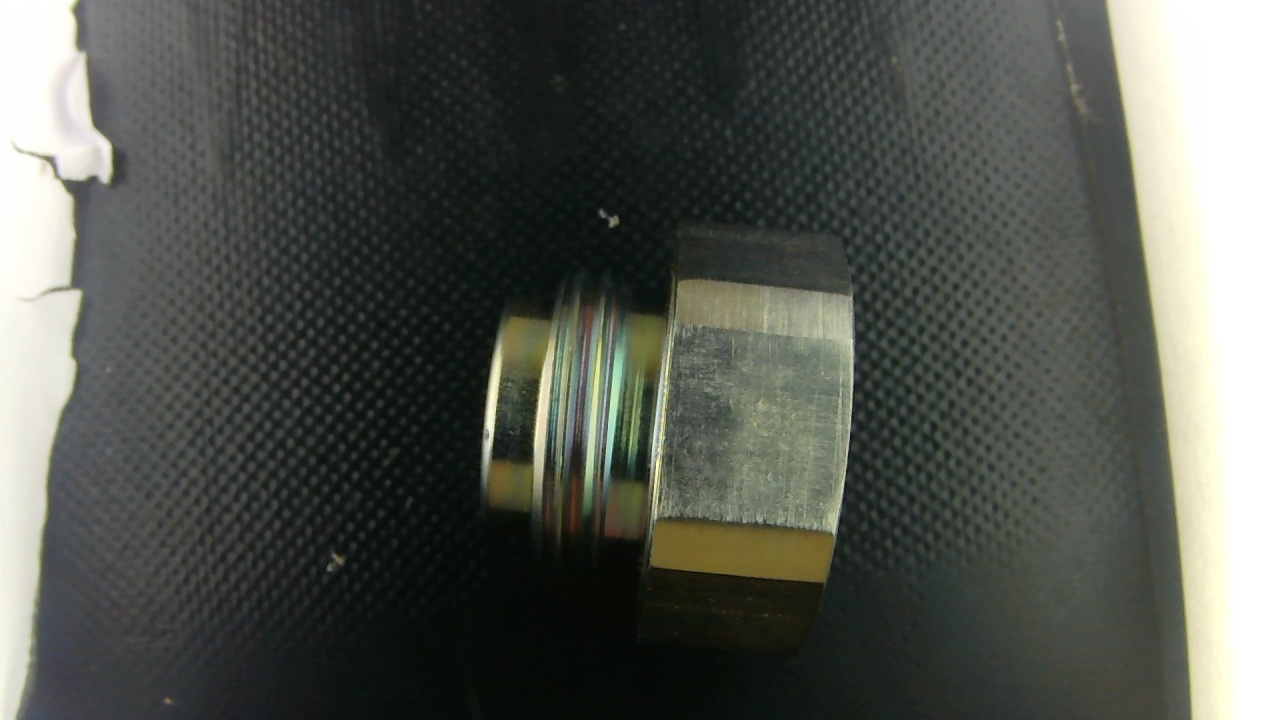
#> input picture WG Tech/dataset/Capnut/Okay part/Okay part_1783672827.jpg, 1280 x 720 px, given in place of the camera
$ python Dataset_collection.py
#> lines starting #> are read from the running program, lines starting #| are printed output that depends on the picture; after the words box and inside, x2 and y2 are one past the last pixel; in counts of white or black regions, pixels touching at a corner belong together
import cv2
import numpy as np

# =====================================================================
# THE Z-HEIGHT CALIBRATION DATABASE
# =====================================================================
CALIBRATION_DB = {
    "1_M22_ADAPTER": { "OD_HEX": 25.40, "ID": 25.85, "LENGTH": 23.10 },
    "2_CAPNUT": { "OD_HEX": 26.10, "ID": 26.40, "LENGTH": 24.00 },
    "3_PART_C": { "OD_HEX": 25.0, "ID": 25.0, "LENGTH": 25.0 },
    "4_PART_D": { "OD_HEX": 25.0, "ID": 25.0, "LENGTH": 25.0 }
}

# Dummy function needed for OpenCV Trackbars
def empty(a):
    pass

# =====================================================================
# INITIALIZE CAMERA & SETTINGS UI
# =====================================================================
cap = cv2.VideoCapture(0, cv2.CAP_DSHOW) # Try 0 if it fails
cap.set(cv2.CAP_PROP_FRAME_WIDTH, 1280)  # Force 1080p for ELP Camera
cap.set(cv2.CAP_PROP_FRAME_HEIGHT, 720)

# Create a window specifically for our Tuning Sliders
cv2.namedWindow("Settings", cv2.WINDOW_NORMAL)
cv2.resizeWindow("Settings", 400, 250)

# Create sliders to tune the image processing live!
cv2.createTrackbar("Blur", "Settings", 7, 21, empty) # Must be odd number
cv2.createTrackbar("Canny Min", "Settings", 20, 255, empty)
cv2.createTrackbar("Canny Max", "Settings", 80, 255, empty)
cv2.createTrackbar("Dilate", "Settings", 3, 10, empty)

part_names = list(CALIBRATION_DB.keys())
active_part = part_names[0]
modes = ['CIRCLE', 'HEX', 'BOX']
current_mode_index = 0

print("========================================")
print("SYSMAC - LIVE CANNY TUNING LOADED")
print("Use the 'Settings' window to slide the values.")
print("Watch the 'Canny Edges' window to see the math happen!")
print("========================================")

while True:
    ret, frame = cap.read()
#> frame is the input picture: shape (720, 1280, 3); mean B, G, R 81.1, 87.9, 84.4
    if not ret:
        break

    # Resize frame slightly for laptops so it fits on screen
    frame = cv2.resize(frame, (1280, 720))
    display_frame = frame.copy()

    # --- 1. GET LIVE SLIDER VALUES ---
    blur_val = cv2.getTrackbarPos("Blur", "Settings")
    if blur_val % 2 == 0: blur_val += 1 # Blur must be an odd number (1,3,5,7...)
    if blur_val < 1: blur_val = 1

    canny_min = cv2.getTrackbarPos("Canny Min", "Settings")
    canny_max = cv2.getTrackbarPos("Canny Max", "Settings")
    dilate_val = cv2.getTrackbarPos("Dilate", "Settings")

    # --- 2. IMAGE PROCESSING PIPELINE ---
    gray = cv2.cvtColor(frame, cv2.COLOR_BGR2GRAY)
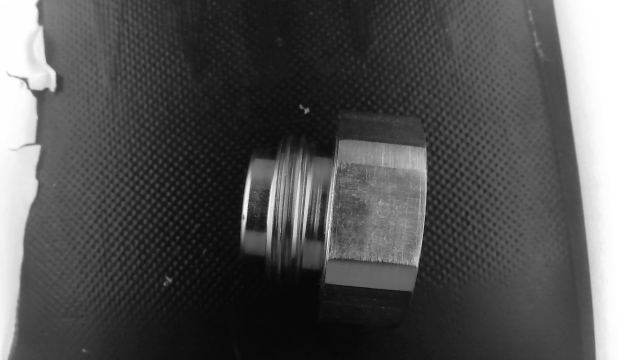
#> gray: shape (720, 1280) (shown at 1/2 size); min 5, max 255, mean 86.1

    # Apply Gaussian Blur to destroy dust/micro-scratches
    blurred = cv2.GaussianBlur(gray, (blur_val, blur_val), 1)

    # Apply Canny Edge Detection
    edged = cv2.Canny(blurred, canny_min, canny_max)
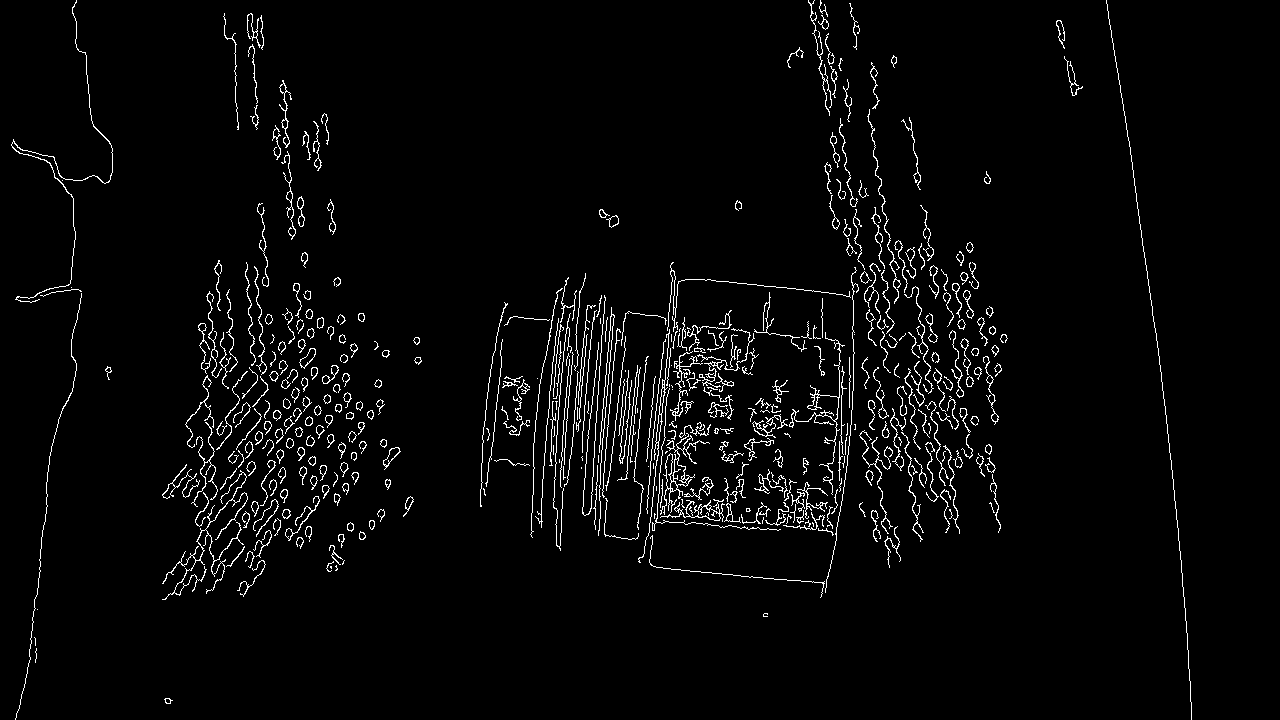
#> edged: shape (720, 1280); 3.2% white in thin lines or dots

    # Dilate (thicken) the lines to close gaps, then Erode to smooth them
    kernel = np.ones((3,3), np.uint8)
    edged = cv2.dilate(edged, kernel, iterations=dilate_val)
#> edged: shape (720, 1280); 18.9% white; 34 white regions, largest, box (x1, y1, x2, y2) and area: (477, 0, 1011, 601) 104694, (159, 200, 388, 603) 39119, (8, 0, 116, 720) 8364
    edged = cv2.erode(edged, kernel, iterations=1)
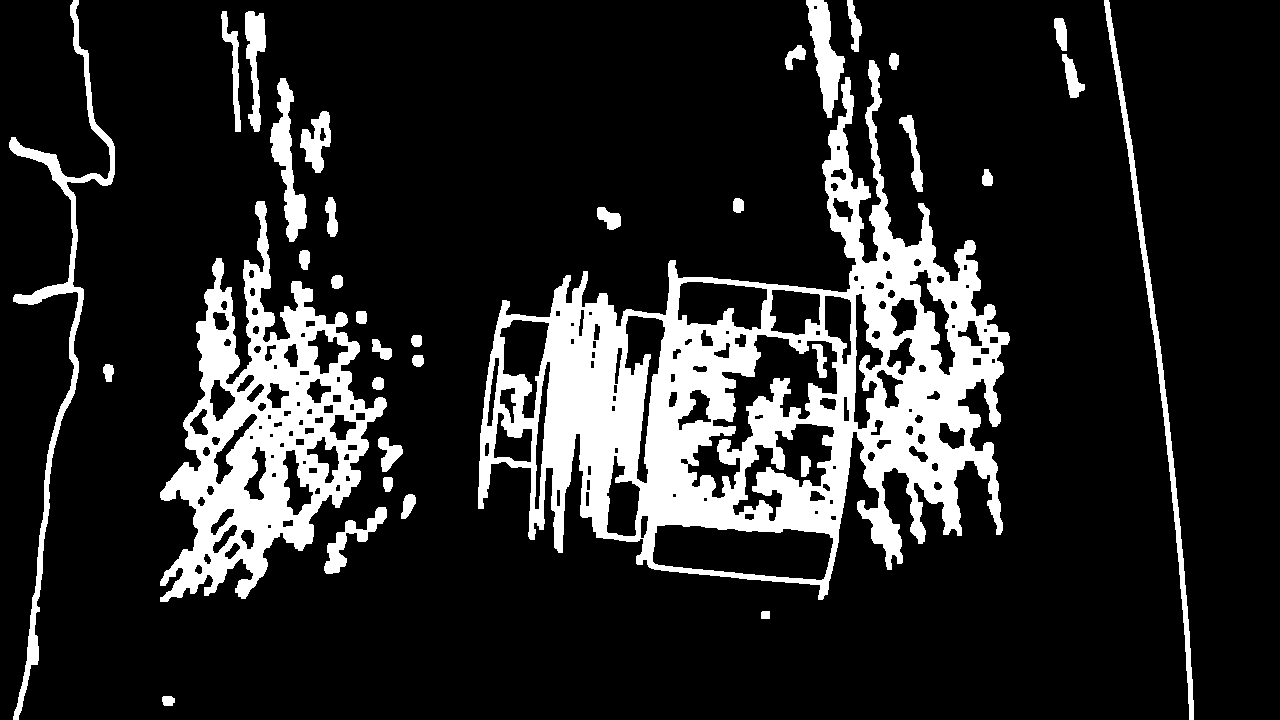
#> edged: shape (720, 1280); 15.9% white; 35 white regions

    # Show the raw math to the user!
    cv2.imshow("Canny Edges (The Math)", edged)

    # --- 3. CONTOUR FINDING ---
    contours, _ = cv2.findContours(edged.copy(), cv2.RETR_TREE, cv2.CHAIN_APPROX_SIMPLE)
#> contours = 205 contours, 27 with area under 20; largest, box (x1, y1, x2, y2) and area: (478, 60, 1010, 600) 129266, (160, 201, 387, 602) 40774, (652, 524, 834, 581) 7806, (687, 334, 838, 499) 7747, (9, 0, 115, 720) 5260

    valid_contours = [c for c in contours if cv2.contourArea(c) > 500]
#> valid_contours = 34 contours; largest, box (x1, y1, x2, y2) and area: (478, 60, 1010, 600) 129266, (160, 201, 387, 602) 40774, (652, 524, 834, 581) 7806, (687, 334, 838, 499) 7747, (9, 0, 115, 720) 5260

    if valid_contours:
        valid_contours = sorted(valid_contours, key=cv2.contourArea, reverse=True)
        outer_contour = valid_contours[0]
#> outer_contour = contour of 1566 points, box (x1, y1, x2, y2) (478, 60, 1010, 600), area 129266
        current_mode = modes[current_mode_index]
        ratios = CALIBRATION_DB[active_part]

        # --- MEASUREMENT LOGIC ---
        if current_mode == 'CIRCLE':
            (x, y), radius_out = cv2.minEnclosingCircle(outer_contour)
#> x = 747.6; y = 347.6; radius_out = 313.7
            cv2.circle(display_frame, (int(x), int(y)), int(radius_out), (0, 255, 0), 2)
            cv2.putText(display_frame, f"OD: {(radius_out * 2) / ratios['OD_HEX']:.3f}mm", (int(x)-50, int(y)-int(radius_out)-15), cv2.FONT_HERSHEY_SIMPLEX, 0.7, (0,255,0), 2)

            if len(valid_contours) > 1:
                for i in range(1, min(4, len(valid_contours))):
                    (ix, iy), radius_in = cv2.minEnclosingCircle(valid_contours[i])
                    if radius_in < (radius_out * 0.8) and abs(x - ix) < 25 and abs(y - iy) < 25:
                        cv2.circle(display_frame, (int(ix), int(iy)), int(radius_in), (255, 0, 0), 2)
                        cv2.putText(display_frame, f"ID: {(radius_in * 2) / ratios['ID']:.3f}mm", (int(ix)-40, int(iy)+int(radius_in)+25), cv2.FONT_HERSHEY_SIMPLEX, 0.7, (255,0,0), 2)
                        break
#> this loop made 3 passes
#> (ix, iy, radius_in) on passes 1 to 3: (212, 401, 206.6), (742.5, 549.5, 91.23), (761.5, 414, 100.1)

        elif current_mode == 'HEX':
            rect = cv2.minAreaRect(outer_contour)
            box = cv2.boxPoints(rect)
            box = np.int0(box)
            cv2.drawContours(display_frame, [box], 0, (0, 165, 255), 2)
            w, h = rect[1]
            hex_width_px = min(w, h)
            cv2.putText(display_frame, f"HEX: {hex_width_px / ratios['OD_HEX']:.3f}mm", (10, 130), cv2.FONT_HERSHEY_SIMPLEX, 0.7, (0,165,255), 2)

        elif current_mode == 'BOX':
            x, y, w, h = cv2.boundingRect(outer_contour)
            cv2.rectangle(display_frame, (x, y), (x + w, y + h), (0, 255, 255), 2)
            cv2.putText(display_frame, f"L: {w / ratios['LENGTH']:.3f}mm", (x, y - 25), cv2.FONT_HERSHEY_SIMPLEX, 0.6, (0,255,255), 2)

    # --- 4. HUD TEXT ---
    mode_color = (0, 255, 0) if modes[current_mode_index] == 'CIRCLE' else ((0, 165, 255) if modes[current_mode_index] == 'HEX' else (0, 255, 255))
    cv2.putText(display_frame, f"PART: {active_part} (Press 1,2,3,4)", (10, 30), cv2.FONT_HERSHEY_SIMPLEX, 0.6, (255, 255, 255), 2)
    cv2.putText(display_frame, f"MODE: {modes[current_mode_index]} (Press 'm')", (10, 60), cv2.FONT_HERSHEY_SIMPLEX, 0.6, mode_color, 2)
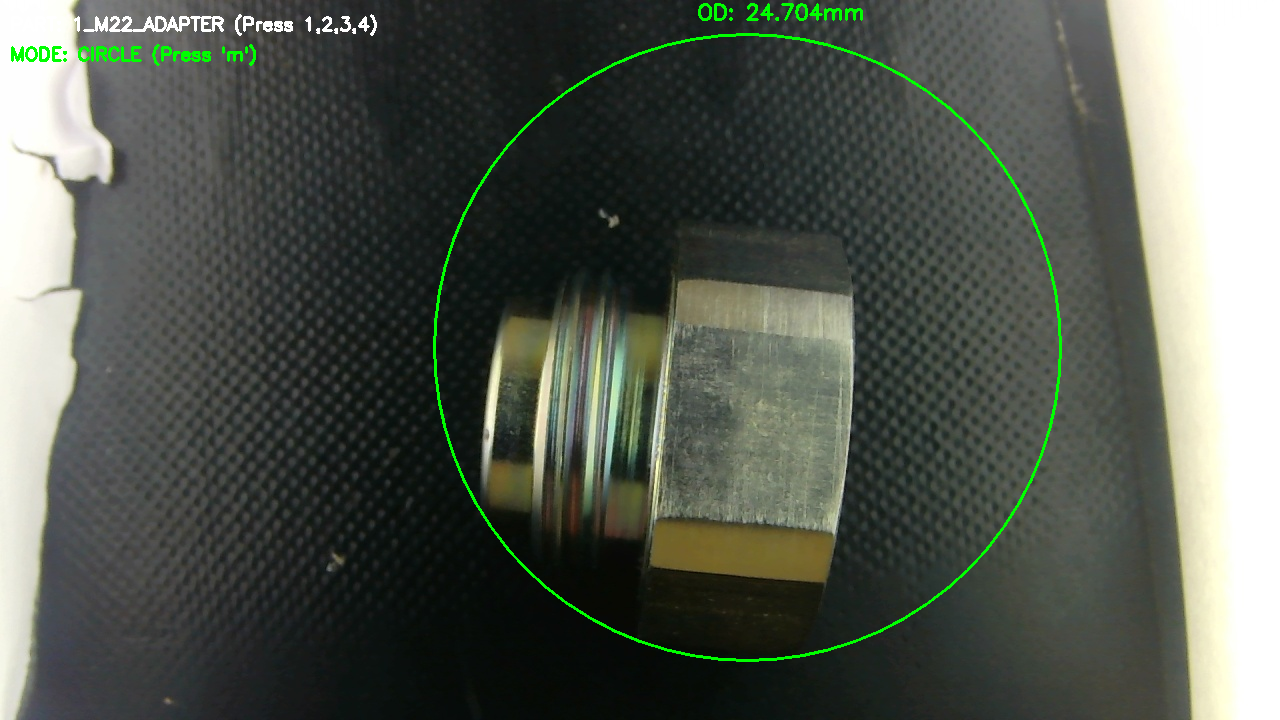
#> display_frame: shape (720, 1280, 3); mean B, G, R 80.9, 90, 84.2

    cv2.imshow("Sysmac Measurement Tool", display_frame)

    # --- 5. KEY CONTROLS ---
    key = cv2.waitKey(1) & 0xFF
#> (key q is pressed here)
    if key == ord('1'): active_part = part_names[0]
    elif key == ord('2'): active_part = part_names[1]
    elif key == ord('3'): active_part = part_names[2]
    elif key == ord('4'): active_part = part_names[3]
    elif key == ord('m'): current_mode_index = (current_mode_index + 1) % len(modes)
    elif key == ord('q'): break

cap.release()
cv2.destroyAllWindows()

$ run again, on WG Tech/dataset/Capnut/Okay part/Okay part_1783672844.jpg
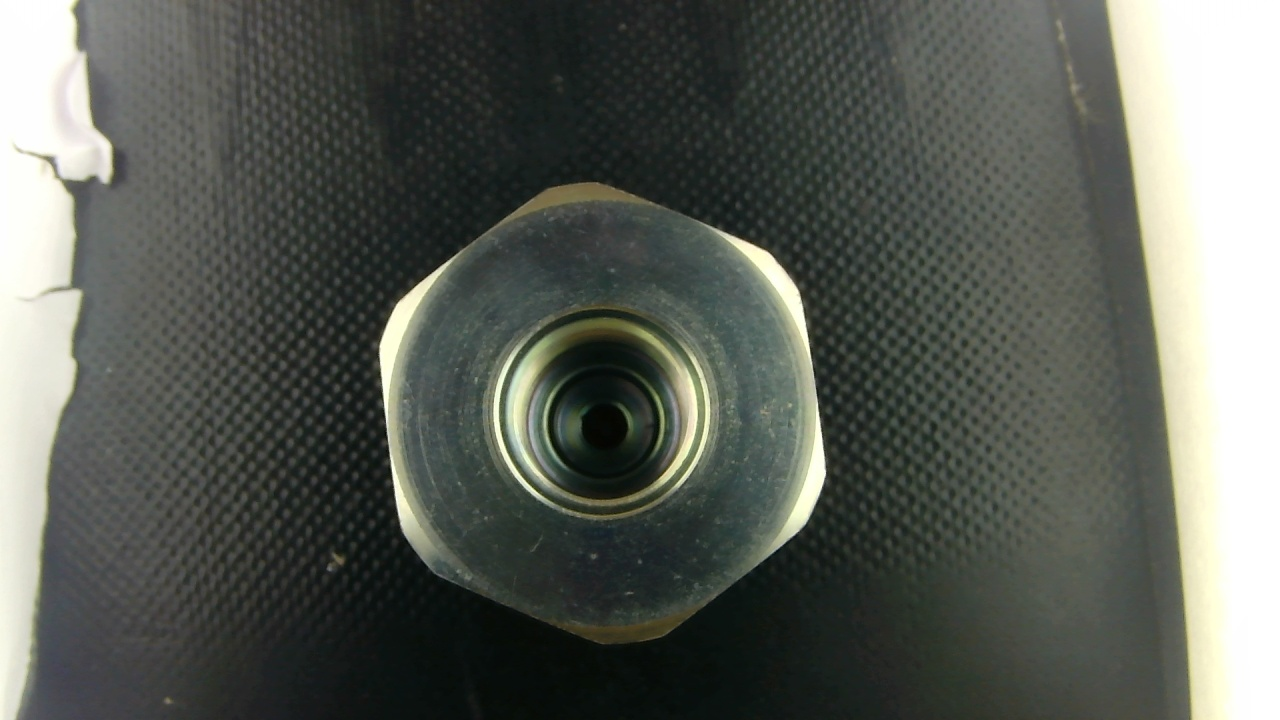
#> input picture WG Tech/dataset/Capnut/Okay part/Okay part_1783672844.jpg, 1280 x 720 px, given in place of the camera
#> frame is the input picture: shape (720, 1280, 3); mean B, G, R 87.8, 94.9, 90.8
#> `edged = cv2.erode(edged, kernel, iterations=1)`:
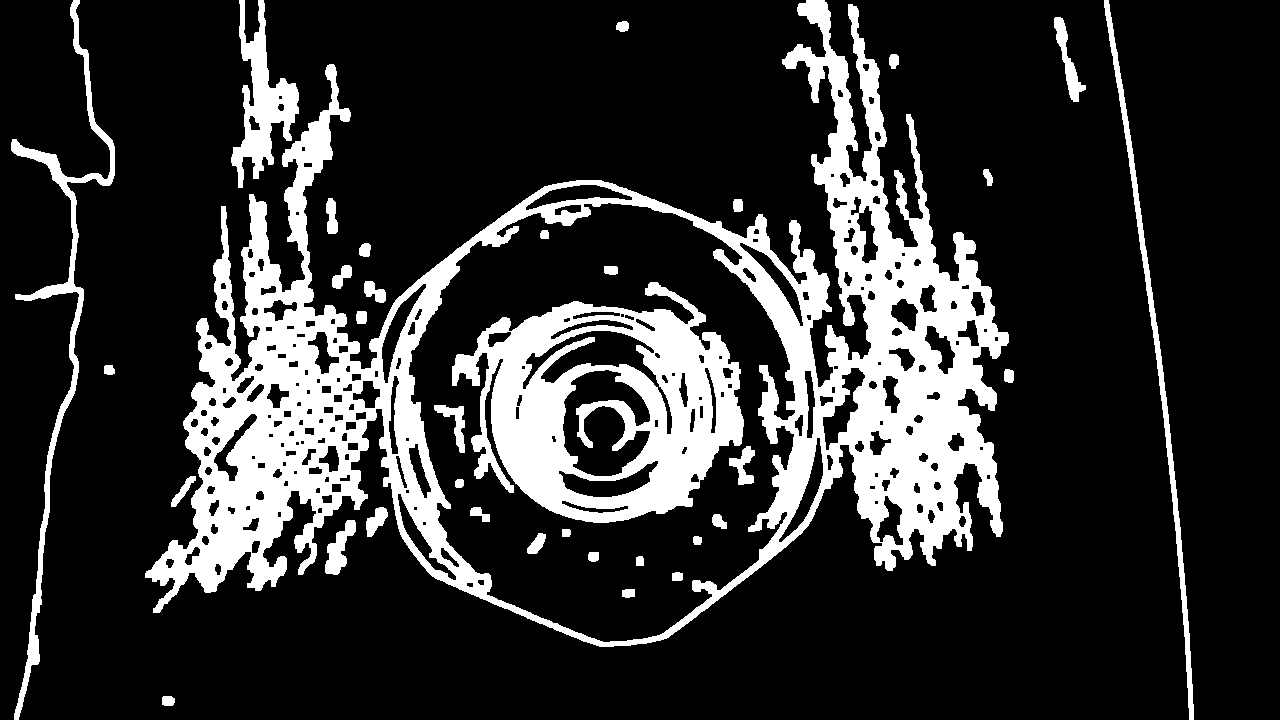
#> edged: shape (720, 1280); 19.1% white; 35 white regions
#> contours = 267 contours, 39 with area under 20; largest, box (x1, y1, x2, y2) and area: (145, 0, 1009, 647) 263975, (408, 202, 796, 643) 127188, (452, 282, 744, 523) 46631, (562, 369, 651, 477) 6138, (11, 0, 115, 720) 5150
#> valid_contours = 24 contours; largest, box (x1, y1, x2, y2) and area: (145, 0, 1009, 647) 263975, (408, 202, 796, 643) 127188, (452, 282, 744, 523) 46631, (562, 369, 651, 477) 6138, (11, 0, 115, 720) 5150
#> outer_contour = contour of 3335 points, box (x1, y1, x2, y2) (145, 0, 1009, 647), area 263975
#> x = 558.4; y = 371.6; radius_out = 471.4
#> the loop `for i in range(1, min(4, len(valid_contours))):` made 3 passes
#> (ix, iy, radius_in) on passes 1 to 3: (603.5, 421.7, 220.6), (596.5, 404.5, 149.5), (602.5, 422.7, 53.98)
#> `cv2.putText(display_frame, f"MODE: {modes[current_mode_index]} (Press ..`:
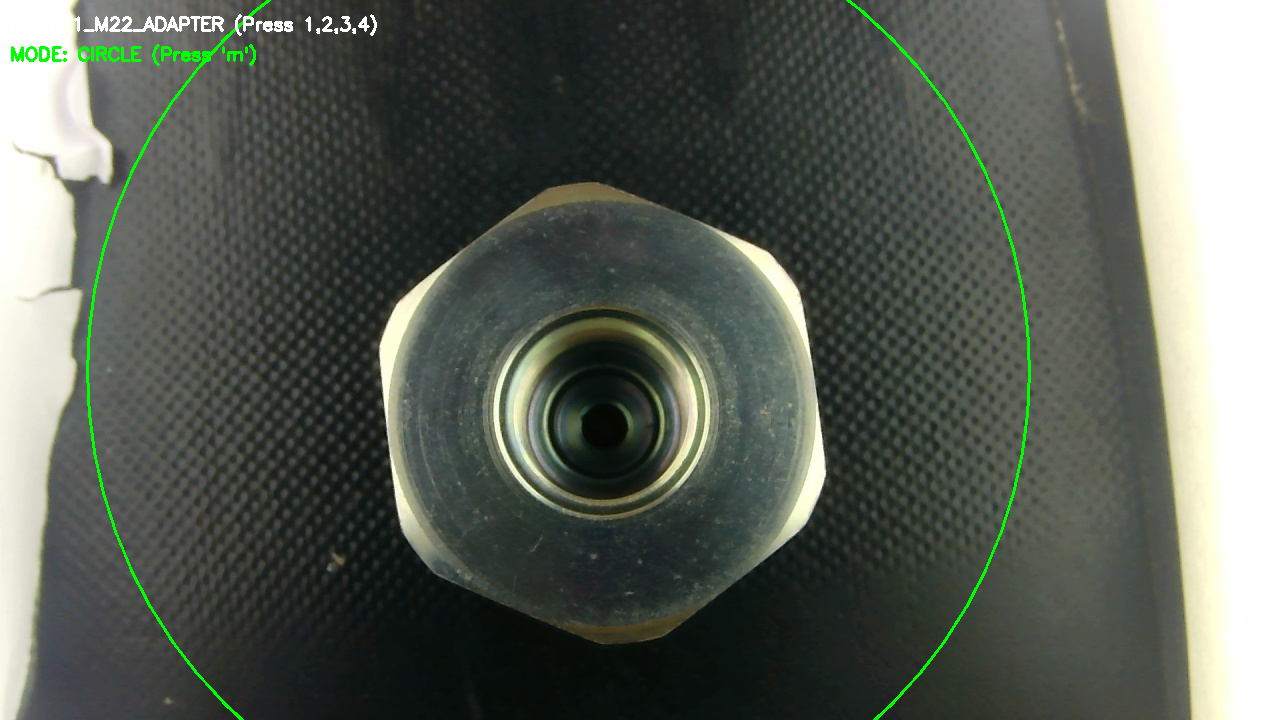
#> display_frame: shape (720, 1280, 3); mean B, G, R 87.5, 96.3, 90.5
